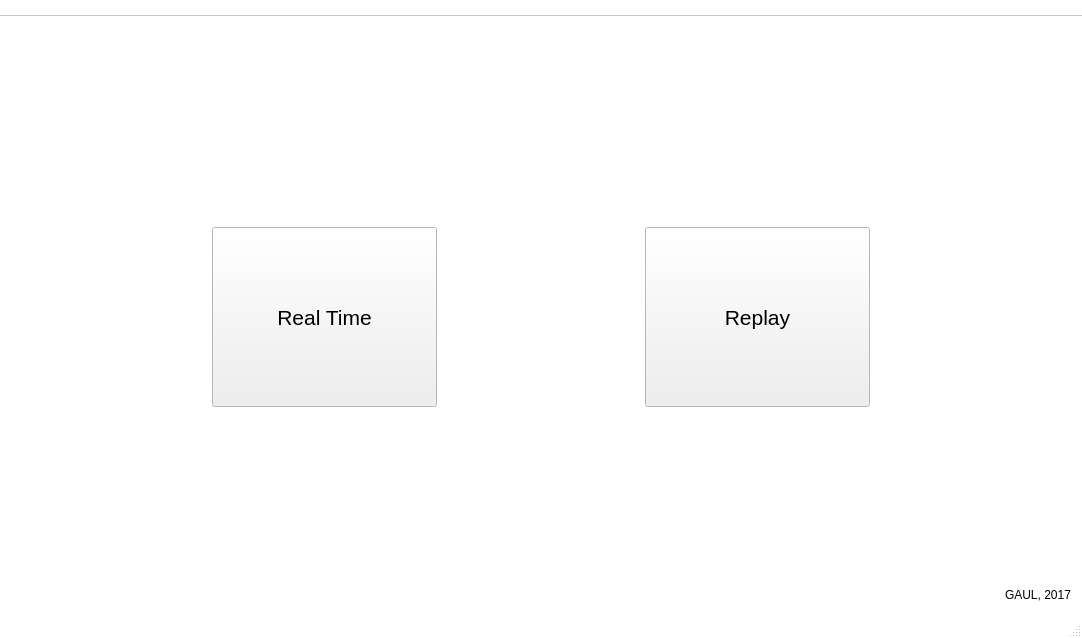
<?xml version="1.0" encoding="UTF-8"?>
<ui version="4.0">
 <class>MainWindow</class>
 <widget class="QMainWindow" name="MainWindow">
  <property name="geometry">
   <rect>
    <x>0</x>
    <y>0</y>
    <width>1082</width>
    <height>638</height>
   </rect>
  </property>
  <property name="palette">
   <palette>
    <active>
     <colorrole role="Base">
      <brush brushstyle="SolidPattern">
       <color alpha="255">
        <red>255</red>
        <green>255</green>
        <blue>255</blue>
       </color>
      </brush>
     </colorrole>
     <colorrole role="Window">
      <brush brushstyle="SolidPattern">
       <color alpha="255">
        <red>255</red>
        <green>255</green>
        <blue>255</blue>
       </color>
      </brush>
     </colorrole>
    </active>
    <inactive>
     <colorrole role="Base">
      <brush brushstyle="SolidPattern">
       <color alpha="255">
        <red>255</red>
        <green>255</green>
        <blue>255</blue>
       </color>
      </brush>
     </colorrole>
     <colorrole role="Window">
      <brush brushstyle="SolidPattern">
       <color alpha="255">
        <red>255</red>
        <green>255</green>
        <blue>255</blue>
       </color>
      </brush>
     </colorrole>
    </inactive>
    <disabled>
     <colorrole role="Base">
      <brush brushstyle="SolidPattern">
       <color alpha="255">
        <red>255</red>
        <green>255</green>
        <blue>255</blue>
       </color>
      </brush>
     </colorrole>
     <colorrole role="Window">
      <brush brushstyle="SolidPattern">
       <color alpha="255">
        <red>255</red>
        <green>255</green>
        <blue>255</blue>
       </color>
      </brush>
     </colorrole>
    </disabled>
   </palette>
  </property>
  <property name="windowTitle">
   <string>MainWindow</string>
  </property>
  <widget class="QWidget" name="centralWidget">
   <layout class="QVBoxLayout" name="verticalLayout">
    <item>
     <layout class="QHBoxLayout" name="horizontalLayout">
      <item>
       <spacer name="horizontalSpacer">
        <property name="orientation">
         <enum>Qt::Horizontal</enum>
        </property>
        <property name="sizeType">
         <enum>QSizePolicy::Fixed</enum>
        </property>
        <property name="sizeHint" stdset="0">
         <size>
          <width>30</width>
          <height>20</height>
         </size>
        </property>
       </spacer>
      </item>
      <item>
       <widget class="QLabel" name="label">
        <property name="sizePolicy">
         <sizepolicy hsizetype="Minimum" vsizetype="Minimum">
          <horstretch>0</horstretch>
          <verstretch>0</verstretch>
         </sizepolicy>
        </property>
        <property name="minimumSize">
         <size>
          <width>0</width>
          <height>0</height>
         </size>
        </property>
        <property name="maximumSize">
         <size>
          <width>400</width>
          <height>200</height>
         </size>
        </property>
        <property name="text">
         <string/>
        </property>
        <property name="scaledContents">
         <bool>true</bool>
        </property>
       </widget>
      </item>
      <item>
       <spacer name="horizontalSpacer_2">
        <property name="orientation">
         <enum>Qt::Horizontal</enum>
        </property>
        <property name="sizeHint" stdset="0">
         <size>
          <width>40</width>
          <height>20</height>
         </size>
        </property>
       </spacer>
      </item>
     </layout>
    </item>
    <item>
     <spacer name="verticalSpacer">
      <property name="orientation">
       <enum>Qt::Vertical</enum>
      </property>
      <property name="sizeHint" stdset="0">
       <size>
        <width>20</width>
        <height>40</height>
       </size>
      </property>
     </spacer>
    </item>
    <item>
     <layout class="QHBoxLayout" name="horizontalLayout_2">
      <item>
       <spacer name="horizontalSpacer_3">
        <property name="orientation">
         <enum>Qt::Horizontal</enum>
        </property>
        <property name="sizeHint" stdset="0">
         <size>
          <width>40</width>
          <height>20</height>
         </size>
        </property>
       </spacer>
      </item>
      <item>
       <widget class="QPushButton" name="pushButton">
        <property name="sizePolicy">
         <sizepolicy hsizetype="MinimumExpanding" vsizetype="MinimumExpanding">
          <horstretch>0</horstretch>
          <verstretch>0</verstretch>
         </sizepolicy>
        </property>
        <property name="minimumSize">
         <size>
          <width>225</width>
          <height>180</height>
         </size>
        </property>
        <property name="baseSize">
         <size>
          <width>0</width>
          <height>0</height>
         </size>
        </property>
        <property name="font">
         <font>
          <pointsize>16</pointsize>
         </font>
        </property>
        <property name="text">
         <string>Real Time</string>
        </property>
        <property name="iconSize">
         <size>
          <width>20</width>
          <height>20</height>
         </size>
        </property>
       </widget>
      </item>
      <item>
       <spacer name="horizontalSpacer_4">
        <property name="orientation">
         <enum>Qt::Horizontal</enum>
        </property>
        <property name="sizeType">
         <enum>QSizePolicy::MinimumExpanding</enum>
        </property>
        <property name="sizeHint" stdset="0">
         <size>
          <width>180</width>
          <height>20</height>
         </size>
        </property>
       </spacer>
      </item>
      <item>
       <widget class="QPushButton" name="pushButton_2">
        <property name="sizePolicy">
         <sizepolicy hsizetype="MinimumExpanding" vsizetype="MinimumExpanding">
          <horstretch>0</horstretch>
          <verstretch>0</verstretch>
         </sizepolicy>
        </property>
        <property name="minimumSize">
         <size>
          <width>225</width>
          <height>180</height>
         </size>
        </property>
        <property name="font">
         <font>
          <pointsize>16</pointsize>
         </font>
        </property>
        <property name="text">
         <string>Replay</string>
        </property>
       </widget>
      </item>
      <item>
       <spacer name="horizontalSpacer_5">
        <property name="orientation">
         <enum>Qt::Horizontal</enum>
        </property>
        <property name="sizeHint" stdset="0">
         <size>
          <width>40</width>
          <height>20</height>
         </size>
        </property>
       </spacer>
      </item>
     </layout>
    </item>
    <item>
     <spacer name="verticalSpacer_2">
      <property name="orientation">
       <enum>Qt::Vertical</enum>
      </property>
      <property name="sizeHint" stdset="0">
       <size>
        <width>20</width>
        <height>40</height>
       </size>
      </property>
     </spacer>
    </item>
    <item>
     <layout class="QHBoxLayout" name="horizontalLayout_3">
      <property name="sizeConstraint">
       <enum>QLayout::SetMinimumSize</enum>
      </property>
      <item>
       <spacer name="horizontalSpacer_6">
        <property name="orientation">
         <enum>Qt::Horizontal</enum>
        </property>
        <property name="sizeHint" stdset="0">
         <size>
          <width>40</width>
          <height>20</height>
         </size>
        </property>
       </spacer>
      </item>
      <item>
       <widget class="QLabel" name="label_2">
        <property name="sizePolicy">
         <sizepolicy hsizetype="Preferred" vsizetype="Fixed">
          <horstretch>0</horstretch>
          <verstretch>0</verstretch>
         </sizepolicy>
        </property>
        <property name="text">
         <string>GAUL, 2017</string>
        </property>
       </widget>
      </item>
     </layout>
    </item>
   </layout>
   <zorder>verticalSpacer_2</zorder>
   <zorder>verticalSpacer</zorder>
  </widget>
  <widget class="QStatusBar" name="statusBar"/>
  <widget class="QMenuBar" name="menuBar">
   <property name="geometry">
    <rect>
     <x>0</x>
     <y>0</y>
     <width>1082</width>
     <height>26</height>
    </rect>
   </property>
  </widget>
  <widget class="QToolBar" name="mainToolBar">
   <property name="sizePolicy">
    <sizepolicy hsizetype="Preferred" vsizetype="Fixed">
     <horstretch>0</horstretch>
     <verstretch>0</verstretch>
    </sizepolicy>
   </property>
   <property name="maximumSize">
    <size>
     <width>16777215</width>
     <height>16777215</height>
    </size>
   </property>
   <property name="movable">
    <bool>false</bool>
   </property>
   <property name="allowedAreas">
    <set>Qt::AllToolBarAreas</set>
   </property>
   <attribute name="toolBarArea">
    <enum>TopToolBarArea</enum>
   </attribute>
   <attribute name="toolBarBreak">
    <bool>false</bool>
   </attribute>
  </widget>
 </widget>
 <layoutdefault spacing="6" margin="11"/>
 <resources/>
 <connections/>
</ui>
